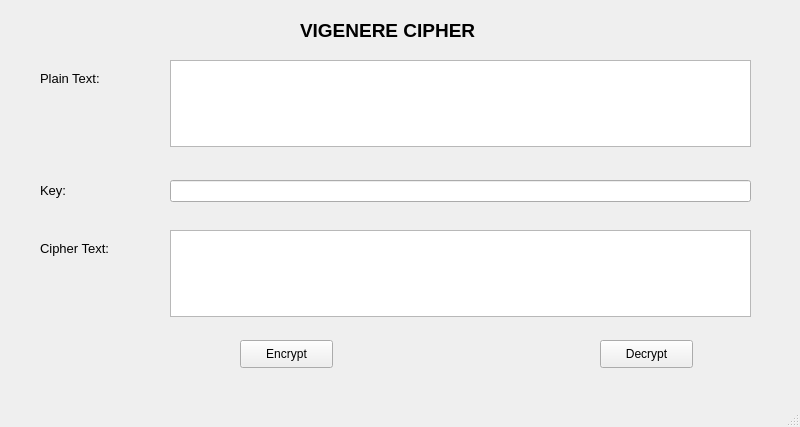
<?xml version="1.0" encoding="UTF-8"?>
<ui version="4.0">
 <class>vigenere</class>
 <widget class="QMainWindow" name="vigenere">
  <property name="geometry">
   <rect>
    <x>0</x>
    <y>0</y>
    <width>800</width>
    <height>427</height>
   </rect>
  </property>
  <property name="windowTitle">
   <string>Vigenere Cipher</string>
  </property>
  <widget class="QWidget" name="centralwidget">
   <widget class="QLabel" name="label_3">
    <property name="geometry">
     <rect>
      <x>40</x>
      <y>180</y>
      <width>41</width>
      <height>21</height>
     </rect>
    </property>
    <property name="font">
     <font>
      <family>Arial</family>
      <pointsize>10</pointsize>
     </font>
    </property>
    <property name="text">
     <string>Key:</string>
    </property>
   </widget>
   <widget class="QTextEdit" name="textEdit">
    <property name="geometry">
     <rect>
      <x>170</x>
      <y>60</y>
      <width>581</width>
      <height>87</height>
     </rect>
    </property>
   </widget>
   <widget class="QLabel" name="label_4">
    <property name="geometry">
     <rect>
      <x>40</x>
      <y>240</y>
      <width>91</width>
      <height>16</height>
     </rect>
    </property>
    <property name="font">
     <font>
      <family>Arial</family>
      <pointsize>10</pointsize>
     </font>
    </property>
    <property name="text">
     <string>Cipher Text:</string>
    </property>
   </widget>
   <widget class="QTextEdit" name="textEdit_2">
    <property name="geometry">
     <rect>
      <x>170</x>
      <y>230</y>
      <width>581</width>
      <height>87</height>
     </rect>
    </property>
   </widget>
   <widget class="QLineEdit" name="lineEdit">
    <property name="geometry">
     <rect>
      <x>170</x>
      <y>180</y>
      <width>581</width>
      <height>22</height>
     </rect>
    </property>
   </widget>
   <widget class="QLabel" name="label">
    <property name="geometry">
     <rect>
      <x>300</x>
      <y>20</y>
      <width>221</width>
      <height>21</height>
     </rect>
    </property>
    <property name="font">
     <font>
      <family>Arial</family>
      <pointsize>14</pointsize>
      <weight>75</weight>
      <bold>true</bold>
     </font>
    </property>
    <property name="text">
     <string>VIGENERE CIPHER</string>
    </property>
   </widget>
   <widget class="QPushButton" name="pushButton_2">
    <property name="geometry">
     <rect>
      <x>600</x>
      <y>340</y>
      <width>93</width>
      <height>28</height>
     </rect>
    </property>
    <property name="text">
     <string>Decrypt</string>
    </property>
   </widget>
   <widget class="QPushButton" name="pushButton">
    <property name="geometry">
     <rect>
      <x>240</x>
      <y>340</y>
      <width>93</width>
      <height>28</height>
     </rect>
    </property>
    <property name="text">
     <string>Encrypt</string>
    </property>
   </widget>
   <widget class="QLabel" name="label_2">
    <property name="geometry">
     <rect>
      <x>40</x>
      <y>70</y>
      <width>81</width>
      <height>16</height>
     </rect>
    </property>
    <property name="font">
     <font>
      <family>Arial</family>
      <pointsize>10</pointsize>
     </font>
    </property>
    <property name="text">
     <string>Plain Text:</string>
    </property>
   </widget>
  </widget>
  <widget class="QMenuBar" name="menubar">
   <property name="geometry">
    <rect>
     <x>0</x>
     <y>0</y>
     <width>800</width>
     <height>26</height>
    </rect>
   </property>
  </widget>
  <widget class="QStatusBar" name="statusbar"/>
 </widget>
 <resources/>
 <connections/>
</ui>
